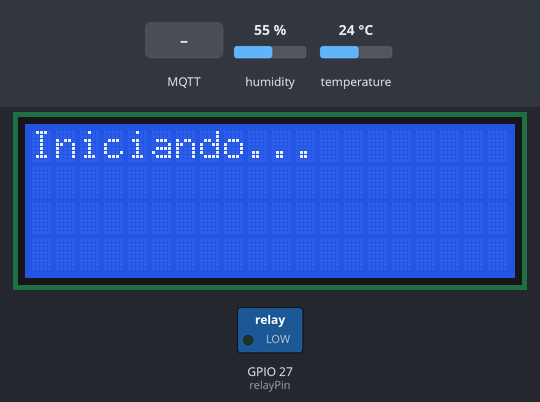
A program run on a simulated ESP32. Parts: 20×4 character LCD, switched loads named in the program (green lamp = pin HIGH). Inputs (shaded band) come from the test bench; at power-on: humidity 55 %, temperature 24 °C. WiFi joins after 1.5 s; servers stay silent unless stated; the local clock reads 2024-03-15 10:24:30 at power-on unless the program sets it; random numbers use the default seed unless the program sets one; no MQTT or app messages arrive unless stated; what the program prints to the serial monitor is not drawn.

Above: at 4.8 s.
4.9 s: MQTT message "ON" arrives on the first subscribed topic
At 6.0 s:
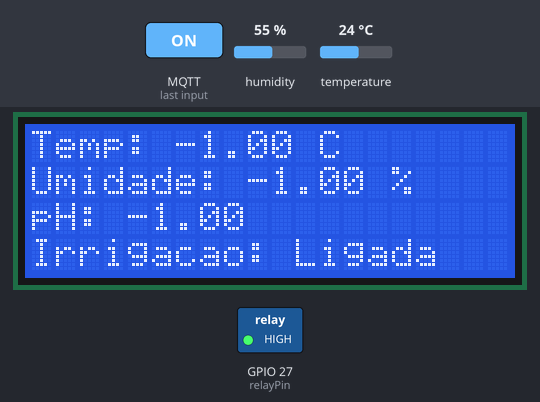
6.4 s: MQTT message "OFF" arrives on the first subscribed topic
At 7.2 s:
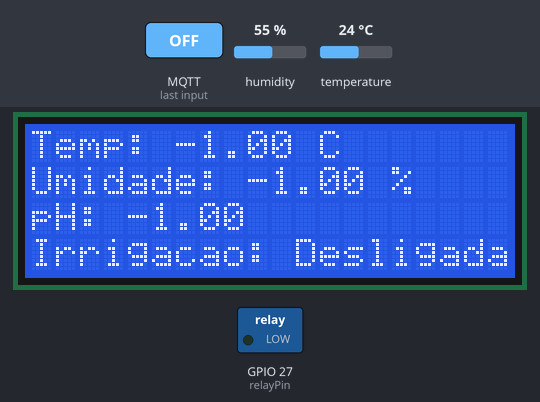
Timing chart, 0 to 9.4 s (numbered marks = the images above; inputs shaded):
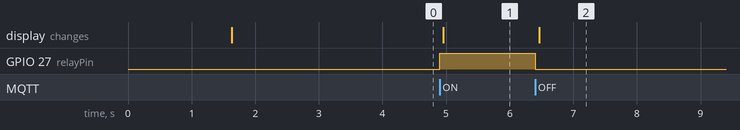

Measured:
- after the input at 4.9 s, GPIO 27 (relayPin): LOW → HIGH at once; the display: changes after 0.06 s (image 1)
- after the input at 6.4 s, GPIO 27 (relayPin): HIGH → LOW at once

The program:

main.cpp
```cpp
#include <Wire.h>
#include <LiquidCrystal_I2C.h>
#include <WiFi.h>
#include <WiFiClientSecure.h>
#include <PubSubClient.h>
#include <DHTesp.h>
#include <time.h> // Biblioteca para obter data e hora

// Configurações de rede WiFi
const char* ssid = "Wokwi-GUEST";
const char* password = "";

// Configurações do HiveMQ Cloud
const char* mqtt_server = "91c5f1ea0f494ccebe45208ea8ffceff.s1.eu.hivemq.cloud";
const int mqtt_port = 8883;
const char* mqtt_user = "FARM_TECH";
const char* mqtt_password = "Pato1234";

// Tópicos MQTT
const char* pump_topic = "sensor/bomba";
const char* humidity_topic = "sensor/umidade";
const char* temperature_topic = "sensor/temperatura";
const char* ph_sensor = "sensor/ph";

// Pinos dos sensores
const int relayPin = 27;
const int dhtPin = 23;
const int ldrPin = 34;

DHTesp dht;
LiquidCrystal_I2C lcd(0x27, 20, 4); // Endereço do LCD e dimensões (20x4)

// Intervalos de tempo
unsigned long lastHumidityMsg = 0;
unsigned long lastLightMsg = 0;
const long intervalHumidity = 20000;   // 20 segundos para temperatura e umidade
const long intervalLight = 45000;      // 45 segundos para leitura de pH

WiFiClientSecure espClient;
PubSubClient client(espClient);

// Variáveis globais para valores recentes
float lastTemperature = -1;
float lastHumidity = -1;
float lastPH = -1;

// Variáveis para valores exibidos no LCD
float displayedTemperature = -1;
float displayedHumidity = -1;
float displayedPH = -1;
bool displayedRelayState = false;

// Função para adicionar variação randômica
float addRandomVariation(float value, float range) {
  return value + (random(-100, 100) / 100.0) * range;
}

// Função para conectar ao Wi-Fi
void setup_wifi() {
  Serial.println("Conectando ao Wi-Fi...");
  WiFi.begin(ssid, password);

  while (WiFi.status() != WL_CONNECTED) {
    delay(500);
    Serial.print(".");
  }

  Serial.println("\nWiFi conectado");
  Serial.println("Endereço IP: ");
  Serial.println(WiFi.localIP());
}

// Função para reconectar ao MQTT
void reconnect() {
  while (!client.connected()) {
    Serial.print("Tentando conectar ao MQTT...");
    espClient.setInsecure();

    // Tenta conectar com Last Will Testament
    String willTopic = "sensor/status";
    String willMessage = "{\"device\":\"ESP32\",\"status\":\"offline\"}";

    if (client.connect("ESP32Client", mqtt_user, mqtt_password,
                      willTopic.c_str(), 1, true, willMessage.c_str())) {
      Serial.println("Conectado ao broker MQTT!");

      // Publica mensagem de status online
      String statusMessage = "{\"device\":\"ESP32\",\"status\":\"online\"}";
      client.publish(willTopic.c_str(), statusMessage.c_str(), true);

      // Inscreve nos tópicos com QoS 1
      client.subscribe(pump_topic, 1);
      client.subscribe(humidity_topic, 1);
      client.subscribe(temperature_topic, 1);
      client.subscribe(ph_sensor, 1);
    } else {
      Serial.print("Falha na conexão, rc=");
      Serial.print(client.state());
      Serial.println(" Tentando novamente em 5 segundos");
      delay(5000);
    }
  }
}

// Função para obter a data atual
String getCurrentDate() {
  struct tm timeinfo;
  if (!getLocalTime(&timeinfo)) {
    return "2024-01-01"; // Data padrão em caso de erro
  }
  char buffer[11];
  strftime(buffer, sizeof(buffer), "%Y-%m-%d", &timeinfo);
  return String(buffer);
}

// Função para obter a hora atual
String getCurrentTime() {
  struct tm timeinfo;
  if (!getLocalTime(&timeinfo)) {
    return "00:00:00"; // Hora padrão em caso de erro
  }
  char buffer[9];
  strftime(buffer, sizeof(buffer), "%H:%M:%S", &timeinfo);
  return String(buffer);
}

// Função para enviar dados de umidade para o MQTT
void sendHumidityDataToMQTT() {
  String payload = "{";
  payload += "\"id_sensor\":1,";
  payload += "\"data_leitura\":\"" + getCurrentDate() + "\",";
  payload += "\"hora_leitura\":\"" + getCurrentTime() + "\",";
  payload += "\"Valor\":" + String(lastHumidity);
  payload += "}";

  Serial.println("Enviado para MQTT: " + payload);
  if (client.publish(humidity_topic, payload.c_str(), true)) {  // true para retenção
    Serial.println("Mensagem publicada com sucesso");
  } else {
    Serial.println("Falha ao publicar mensagem");
  }
}

// Função para enviar dados de temperatura para o MQTT
void sendTemperatureDataToMQTT() {
  String payload = "{";
  payload += "\"id_sensor\":2,";
  payload += "\"data_leitura\":\"" + getCurrentDate() + "\",";
  payload += "\"hora_leitura\":\"" + getCurrentTime() + "\",";
  payload += "\"Valor\":" + String(lastTemperature);
  payload += "}";

  Serial.println("Enviado para MQTT: " + payload);
  if (client.publish(temperature_topic, payload.c_str(), true)) {  // true para retenção
    Serial.println("Mensagem publicada com sucesso");
  } else {
    Serial.println("Falha ao publicar mensagem");
  }
}

// Função para enviar dados de pH para o MQTT
void sendPHDataToMQTT() {
  String payload = "{";
  payload += "\"id_sensor\":3,";
  payload += "\"data_leitura\":\"" + getCurrentDate() + "\",";
  payload += "\"hora_leitura\":\"" + getCurrentTime() + "\",";
  payload += "\"Valor\":" + String(lastPH);
  payload += "}";

  Serial.println("Enviado para MQTT: " + payload);
  if (client.publish(ph_sensor, payload.c_str(), true)) {  // true para retenção
    Serial.println("Mensagem publicada com sucesso");
  } else {
    Serial.println("Falha ao publicar mensagem");
  }
}

// Função de callback para mensagens MQTT
void callback(char* topic, byte* payload, unsigned int length) {
  String messageTemp;

  for (unsigned int i = 0; i < length; i++) {
    messageTemp += (char)payload[i];
  }

  Serial.println("Mensagem recebida no tópico: " + String(topic));
  Serial.println("Conteúdo: " + messageTemp);

  if (String(topic) == pump_topic) {
    if (messageTemp == "ON") {
      digitalWrite(relayPin, HIGH);  // Liga o relé
      Serial.println("Irrigação ligada!");
    } else if (messageTemp == "OFF") {
      digitalWrite(relayPin, LOW);   // Desliga o relé
      Serial.println("Irrigação desligada!");
    }
  }
}

// Função para enviar dados de temperatura e umidade
void sendHumidityAndTemperatureData() {
  TempAndHumidity data = dht.getTempAndHumidity();

  lastTemperature = constrain(addRandomVariation(data.temperature, 0.5), 20, 30);
  lastHumidity = constrain(addRandomVariation(data.humidity, 2.5), 40, 60);

  Serial.println("Temp: " + String(lastTemperature) + " Umidade: " + String(lastHumidity));
}

// Função para enviar dados de luz e pH
void sendLightData() {
  int lightIntensity = analogRead(ldrPin);
  lastPH = constrain(map(lightIntensity, 0, 4095, 0, 14) + random(-1, 1), 0, 14);

  Serial.println("pH: " + String(lastPH));
}

// Função para atualizar o LCD
void updateLCD() {
  bool relayState = digitalRead(relayPin);
  bool needUpdate = false;

  if (lastTemperature != displayedTemperature) {
    displayedTemperature = lastTemperature;
    needUpdate = true;
  }
  if (lastHumidity != displayedHumidity) {
    displayedHumidity = lastHumidity;
    needUpdate = true;
  }
  if (lastPH != displayedPH) {
    displayedPH = lastPH;
    needUpdate = true;
  }
  if (relayState != displayedRelayState) {
    displayedRelayState = relayState;
    needUpdate = true;
  }

  if (needUpdate) {
    lcd.clear();
    lcd.setCursor(0, 0);
    lcd.print("Temp: ");
    lcd.print(displayedTemperature);
    lcd.print(" C");

    lcd.setCursor(0, 1);
    lcd.print("Umidade: ");
    lcd.print(displayedHumidity);
    lcd.print(" %");

    lcd.setCursor(0, 2);
    lcd.print("pH: ");
    lcd.print(displayedPH);

    lcd.setCursor(0, 3);
    lcd.print("Irrigacao: ");
    lcd.print(displayedRelayState ? "Ligada" : "Desligada");
  }
}

void setup() {
  Wire.begin(18, 19); // SDA = 18, SCL = 19
  Serial.begin(115200);

  setup_wifi();
  configTime(-3 * 3600, 0, "pool.ntp.org", "time.nist.gov");

  client.setServer(mqtt_server, mqtt_port);
  client.setCallback(callback);
  client.setBufferSize(512); // Aumenta o buffer para mensagens maiores

  // Configura QoS 1 para garantir entrega
  client.setSocketTimeout(10);  // timeout de 10 segundos
  client.setKeepAlive(60);      // keepalive de 60 segundos

  reconnect();

  pinMode(relayPin, OUTPUT);
  digitalWrite(relayPin, LOW);

  dht.setup(dhtPin, DHTesp::DHT22);

  lcd.init();
  lcd.backlight();
  lcd.print("Iniciando...");
  delay(2000);
}

void loop() {
  if (!client.connected()) {
    reconnect();
  }
  client.loop();

  unsigned long now = millis();

  if (now - lastHumidityMsg > intervalHumidity) {
    lastHumidityMsg = now;
    sendHumidityAndTemperatureData();
    sendHumidityDataToMQTT();
    sendTemperatureDataToMQTT();
  }

  if (now - lastLightMsg > intervalLight) {
    lastLightMsg = now;
    sendLightData();
    sendPHDataToMQTT();
  }

  updateLCD();
}
```
